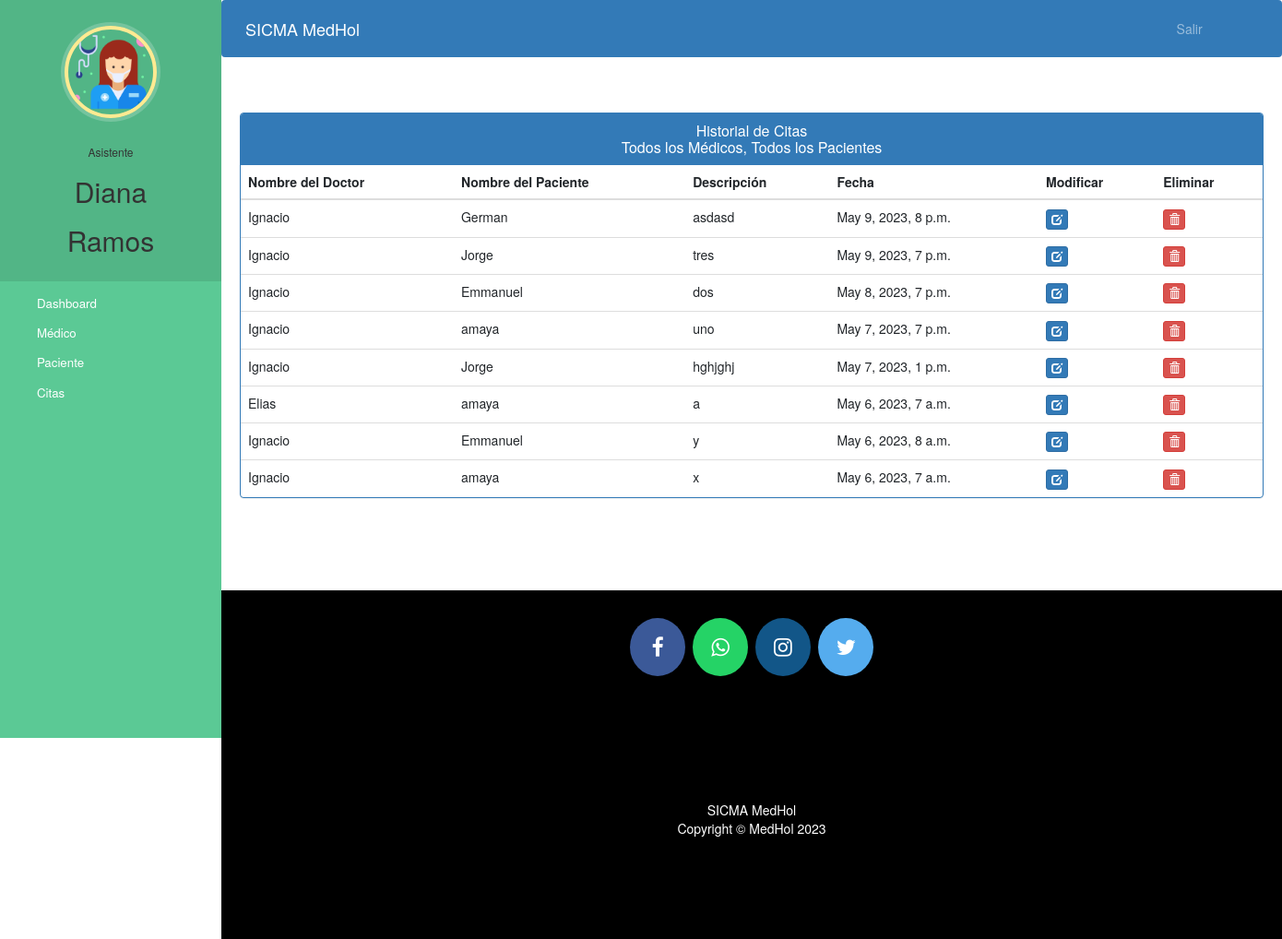
Page /asistente_ver_citas (signed in) on the earlier database version.
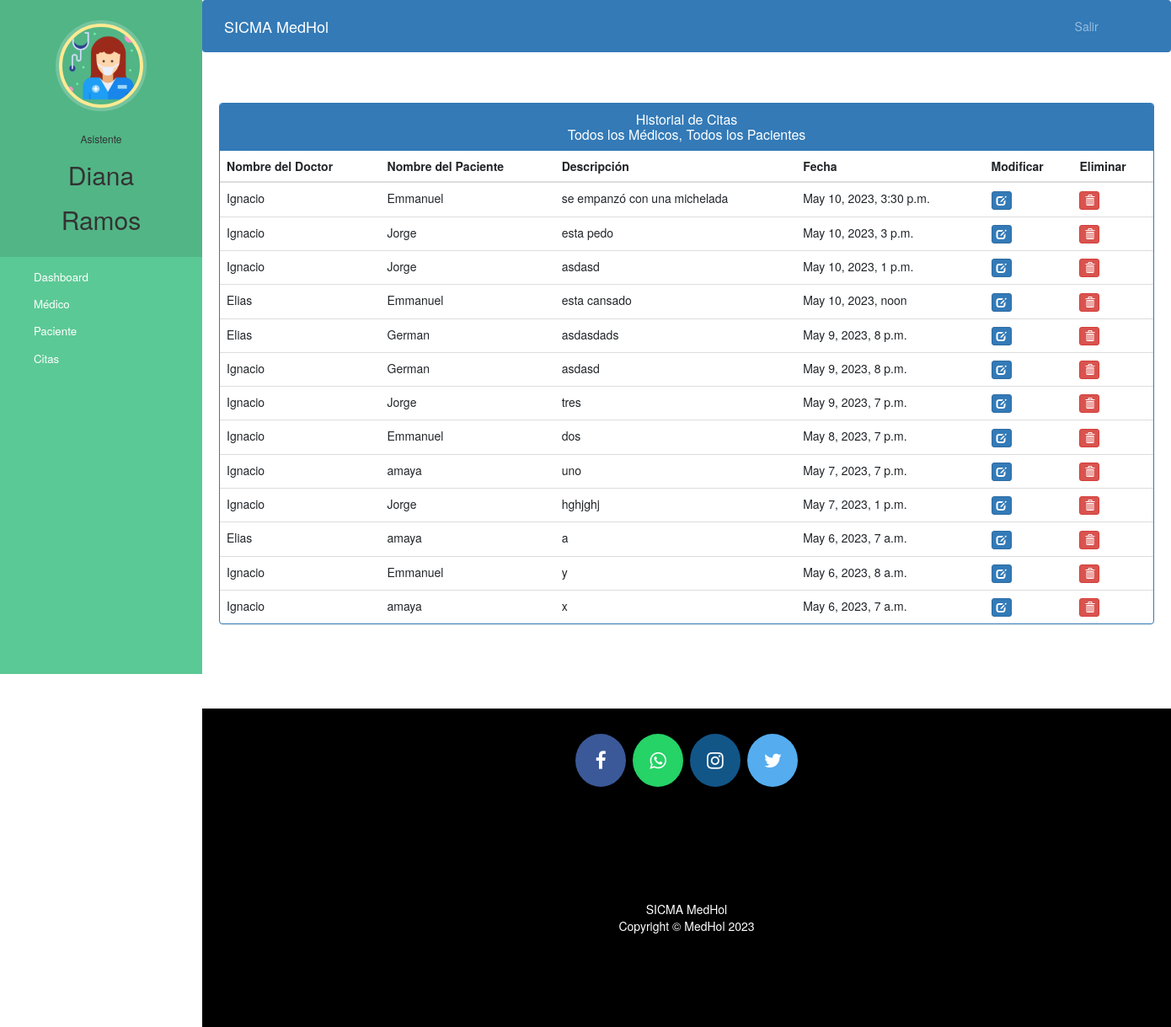
Same page on the later database version.
### consultas/models.py (models this page shows)
class Citas(models.Model):
    idCita = models.AutoField(primary_key=True)
    pacienteId=models.ForeignKey(Paciente, on_delete=models.CASCADE, default=0)
    medicoId=models.ForeignKey(Medico, on_delete=models.CASCADE, default=0)
    pacienteNombre=models.CharField(max_length=40,null=True)
    medicoNombre=models.CharField(max_length=40,null=True)
    fechaCita=models.DateTimeField(default=datetime.now)
    ciudadCita=models.CharField(max_length=40, choices=ciudades, default='Colima')
    descripcion=models.TextField(max_length=500)
    status=models.BooleanField(default=False)
    ejecutada=models.BooleanField(default=False)
    cobrada=models.BooleanField(default=False)

### consultas/views.py (the view)
# urls.py: path('asistente_ver_citas', views.asistente_ver_citas_view,name='asistente_ver_citas'),
@login_required(login_url='asistentelogin')
@user_passes_test(is_asistente)
def asistente_ver_citas_view(request):
    citas=models.Citas.objects.all().filter(status=True).order_by('-idCita')
    return render(request,'asistente_ver_citas.html',{'citas':citas})

### consultas/views.py (called while the page is built)
def is_asistente(user):
    return user.groups.filter(name='ADMIN').exists()

### consultas/templates/asistente_ver_citas.html (shortened to what this page needs)
{% extends 'asistente_base.html' %}
{% block content %}
<head>
  <link href="//netdna.bootstrapcdn.com/bootstrap/3.0.0/css/bootstrap.min.css" rel="stylesheet" id="bootstrap-css">
</head>
<div class="container">
  <div class="panel panel-primary">
    <div class="panel-heading">
      <h6 class="panel-title">Historial de Citas</h6>
      <h6 class="panel-title">Todos los Médicos, Todos los Pacientes</h6>
    </div>
    <table class="table table-hover" id="dev-table">
      <thead>
        <tr>
          <th>Nombre del Doctor</th>
          <th>Nombre del Paciente</th>
          <th>Descripción</th>
          <th>Fecha</th>
          <th>Modificar</th>
          <th>Eliminar</th>
        </tr>
      </thead>
      {% for a in citas %}
      <tr>
        <td> {{a.medicoNombre}}</td>
        <td>{{a.pacienteNombre}}</td>
        <td>{{a.descripcion}}</td>
        <td>{{a.fechaCita}}</td>
        <td><a class="btn btn-primary btn-xs" href="{% url 'actualizar_cita' a.idCita  %}"><span class="glyphicon glyphicon-edit"></span></a></td>
        <td><a class="btn btn-danger btn-xs" href="{% url 'eliminar_cita' a.idCita  %}"><span class="glyphicon glyphicon-trash"></span></a></td>
      </tr>
      {% endfor %}
    </table>
  </div>
</div>
{% endblock content %}

Differences in the rows shown:
added Citas: medicoNombre "Ignacio", pacienteNombre "Emmanuel", descripcion "se empanzó con una michelada", fechaCita "May 10, 2023, 3:30 p.m."
added Citas: medicoNombre "Ignacio", pacienteNombre "Jorge", descripcion "esta pedo", fechaCita "May 10, 2023, 3 p.m."
added Citas: medicoNombre "Ignacio", pacienteNombre "Jorge", descripcion "asdasd", fechaCita "May 10, 2023, 1 p.m."
added Citas: medicoNombre "Elias", pacienteNombre "Emmanuel", descripcion "esta cansado", fechaCita "May 10, 2023, noon"
added Citas: medicoNombre "Elias", pacienteNombre "German", descripcion "asdasdads", fechaCita "May 9, 2023, 8 p.m."
